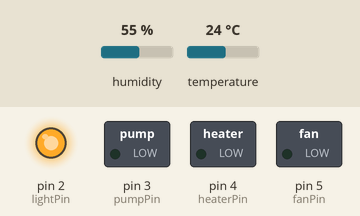
Recording of a sketch running on a simulated Arduino Uno, built with avr-gcc and run on an emulated ATmega328P. On the bench: switched loads named in the sketch (green lamp = pin HIGH), output pins drawn as LEDs (lit = HIGH). Wiring (inferred from the names in the program): DHT11 sensor: data pin 6. The test bench sets the inputs (shaded band); at power-on: temperature 24 °C, humidity 55 %. The local clock reads 2024-03-15 10:24:30 at power-on unless the sketch sets it; what the sketch prints to the serial monitor is not drawn.

Above: at 3.8 s.
3.9 s: temperature set to 19 °C
6.8 s: temperature set to 16 °C
At 7.4 s:
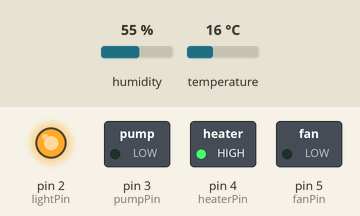
9.7 s: temperature set to 18 °C
12.6 s: temperature set to 21 °C
At 14.3 s:
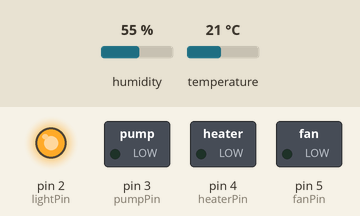
15.5 s: temperature set to 25 °C
18.5 s: temperature set to 28 °C
At 20.1 s:
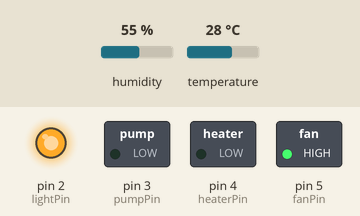
Timing chart, 0 to 21.6 s (numbered marks = the images above; inputs shaded):
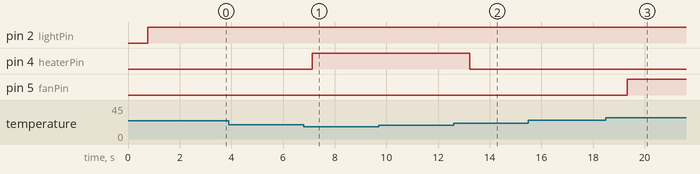

Measured:
- the behaviour switches between 18 and 17 °C on temperature (found by bisection; images 0 and 1)
- the behaviour switches between 19 and 20 °C on temperature (found by bisection; images 1 and 2)
- the behaviour switches between 26 and 27 °C on temperature (found by bisection; images 2 and 3)
- after the input at 3.9 s, every drawn part: stays the same
- after the input at 6.8 s, pin 4 (heaterPin): LOW → HIGH after 0.34 s
- after the input at 9.7 s, every drawn part: stays the same
- after the input at 12.6 s, pin 4 (heaterPin): HIGH → LOW after 0.64 s
- after the input at 15.5 s, every drawn part: stays the same
- after the input at 18.5 s, pin 5 (fanPin): LOW → HIGH after 0.83 s

The sketch:

Hydroponic_Arduino.ino
```cpp
// Include necessary libraries
#include <OneWire.h>
#include <DallasTemperature.h>
#include <Wire.h>
#include "RTClib.h"
#include "DHT.h"

// Pin Definitions
#define ONE_WIRE_BUS 7     // Pin for DS18B20 temperature sensor
#define DHTPIN 6           // Pin for DHT11 sensor
#define DHTTYPE DHT11      // DHT11 sensor type

// Device Pins
const int pumpPin = 3;     // Pin for Pump control
const int lightPin = 2;    // Pin for Light control
const int heaterPin = 4;   // Pin for Heater control
const int fanPin = 5;      // Pin for Fan control

// Timing Variables for Pump and Light Control
const int pumpOffMinutes = 330;  // Pump off duration in minutes
const int pumpOnMinutes = 30;    // Pump on duration in minutes
const int lightOffHour = 18;     // Light off hour (24-hour format)
const int lightOnHour = 6;       // Light on hour (24-hour format)

// Temperature Control Variables
const int T_max_fan = 27;        // Maximum temperature to turn on Fan (in °C)
const int T_min_fan = 24;        // Minimum temperature to turn off Fan (in °C)
const int T_max_heater = 20;     // Maximum temperature to turn off Heater (in °C)
const int T_min_heater = 17;     // Minimum temperature to turn on Heater (in °C)

// State Variables
int lightState = LOW;           // Current state of the Light
int pumpState = LOW;            // Current state of the Pump

// Timing Control Variables
unsigned long previousMillisPump = 0;   // Stores last time Pump state was updated
unsigned long previousMillisLight = 0;  // Stores last time Light state was updated

// Initialize libraries
OneWire oneWire(ONE_WIRE_BUS);           // Setup OneWire instance for DS18B20
DallasTemperature sensors(&oneWire);     // Setup DallasTemperature instance
RTC_DS1307 rtc;                          // Setup RTC instance
DHT dht(DHTPIN, DHTTYPE);                // Setup DHT11 instance

void setup() {
  // Initialize Serial for debugging
  Serial.begin(9600);

  // Initialize RTC
  if (!rtc.begin()) {
    Serial.println("RTC failed to initialize");
  }
  if (!rtc.isrunning()) {
    Serial.println("RTC is NOT running!");
    // Update RTC with compile time if needed
    rtc.adjust(DateTime(F(__DATE__), F(__TIME__)));
  }

  // Initialize Sensors
  sensors.begin();
  dht.begin();

  // Initialize Device Pins
  pinMode(pumpPin, OUTPUT);
  pinMode(lightPin, OUTPUT);
  pinMode(heaterPin, OUTPUT);
  pinMode(fanPin, OUTPUT);

  Serial.println("Setup complete.");
}

void loop() {
  // Request temperature data from DS18B20 sensor
  sensors.requestTemperatures();

  // Get the current time
  DateTime now = rtc.now();

  // Control Light based on time of day
  controlLight(now);

  // Control Pump based on time intervals
  controlPump(now);

  // Control Fan and Heater based on temperature
  controlFanAndHeater();
}

// Function to control light based on the time of day
void controlLight(DateTime now) {
  if (now.hour() >= lightOnHour && now.hour() < lightOffHour) {
    lightState = HIGH;
  } else {
    lightState = LOW;
  }
  digitalWrite(lightPin, lightState);
}

// Function to control pump based on time intervals
void controlPump(DateTime now) {
  unsigned long currentMillis = millis();
  unsigned long intervalPump = (pumpState == HIGH) ? pumpOnMinutes * 60000 : pumpOffMinutes * 60000;

  if (currentMillis - previousMillisPump >= intervalPump) {
    pumpState = (pumpState == HIGH) ? LOW : HIGH;  // Toggle pump state
    previousMillisPump = currentMillis;  // Update the last time the pump was toggled
  }
  digitalWrite(pumpPin, pumpState);
}

// Function to control fan and heater based on temperature
void controlFanAndHeater() {
  float temperature = dht.readTemperature();  // Read temperature from DHT11 sensor

  // Fan Control Logic
  if (temperature >= T_max_fan) {
    digitalWrite(fanPin, HIGH);  // Turn on fan
  } else if (temperature <= T_min_fan) {
    digitalWrite(fanPin, LOW);   // Turn off fan
  }

  // Heater Control Logic
  if (temperature <= T_min_heater) {
    digitalWrite(heaterPin, HIGH);  // Turn on heater
  } else if (temperature >= T_max_heater) {
    digitalWrite(heaterPin, LOW);   // Turn off heater
  }
}
```
